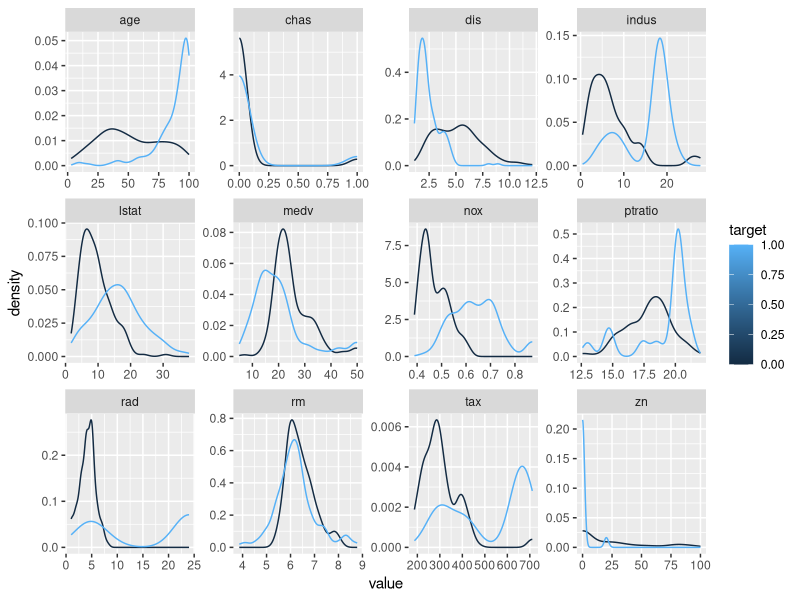
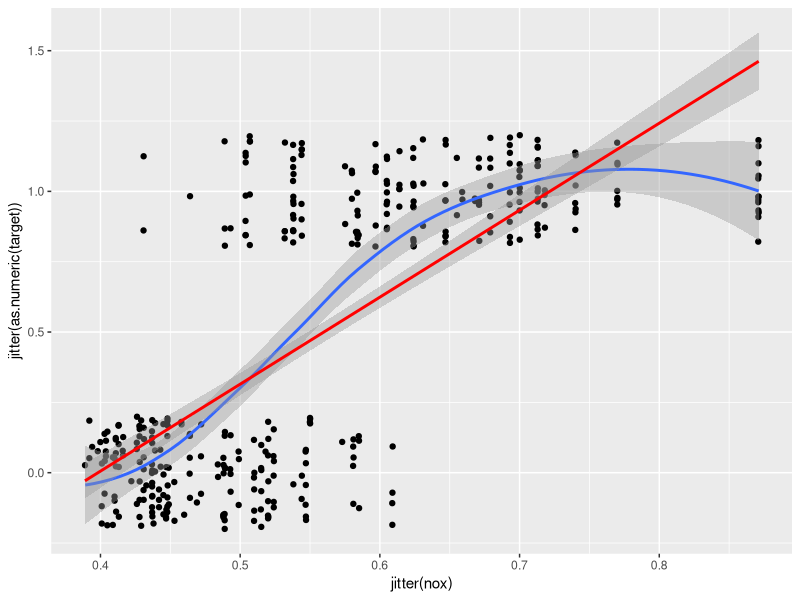
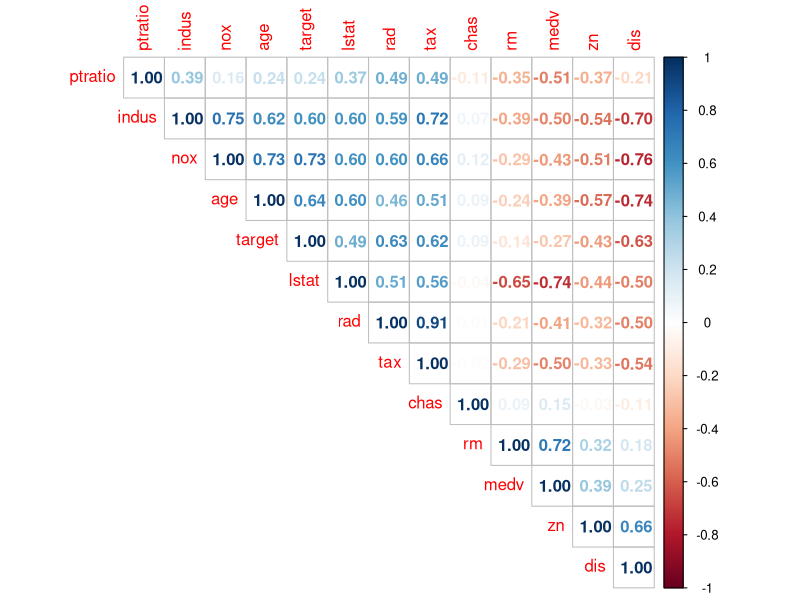

R code for these plots, in order:
## ---- chunk 1
knitr::opts_chunk$set(message=FALSE, warning=FALSE)

# Load libraries
library(caret)
library(corrplot)
library(dplyr)
library(ggplot2)
library(knitr)
library(MASS)
library(tidyr)
## ---- chunk 2
df <- read.csv('crime-training-data_modified.csv', stringsAsFactors=FALSE)

set.seed(1804)
train_ix <- createDataPartition(df$target, p=0.8, list=FALSE)
train <- df[train_ix, ]
test <- df[-train_ix, ]
rm(df)
## ---- chunk 3
train %>%
  gather(-target, key='variable', value='value') %>%
  ggplot(aes(x=value, group=target, color=target)) +
    facet_wrap(~ variable, scales='free') +
    geom_density()
## ---- chunk 4
ggplot(train, aes(x=jitter(nox), y=jitter(as.numeric(target)))) + 
  geom_point() + 
  geom_smooth() + 
  geom_smooth(method='lm', color='red')
## ---- chunk 5
corrplot(cor(train), type='upper', method='number', order='hclust')
## ---- chunk 6
calc_percentile <- function(x){
  trunc(rank(x)) / length(x)
}


## ---- chunk 7
calc_r2 <- function(model) {
  1 - model$deviance / model$null.deviance
}
## ---- chunk 8
m_0 <- glm(target ~ 1, train, family=binomial())
pred_0 <- factor(round(predict(m_0, train, type='response')), levels=c('0', '1'))
confusionMatrix(data=pred_0, reference=factor(train$target, levels=c('0', '1')))
## ---- chunk 9
m_1 <- glm(target ~ zn + indus + chas + nox + rm + age + dis + rad + tax + ptratio + lstat + medv, train, family=binomial())
pred_1 <- factor(round(predict(m_1, train, type='response')), levels=c('0', '1'))
calc_r2(m_1)
confusionMatrix(data=pred_1, reference=factor(train$target, levels=c('0', '1')))
## ---- chunk 10
m_2 <- stepAIC(m_1, trace=0, scope=list(upper = ~zn*indus*chas*nox*rm*age*dis*rad*tax*ptratio*lstat*medv, lower= ~1))
summary(m_2)
## ---- chunk 11
min(table(train$target)) / 15
## ---- chunk 12
m_2_p <- summary(m_2)$coefficients[,4] 
sort(p.adjust(m_2_p))
## ---- chunk 13
m_3 <- glm(target ~ rm:age + age + rad + age:medv + rm, train, family=binomial())
pred_3 <- factor(round(predict(m_3, train, type='response')), levels=c('0', '1'))
confusionMatrix(data=pred_3, reference=factor(train$target, levels=c('0', '1')))
calc_r2(m_3)
## ---- chunk 14
m_4 <- glm(target ~ rm:age + age + rad + age:medv + rm + tax + indus + 
             indus:tax + dis:tax + nox:age + zn + dis, train, family=binomial())
pred_4 <- factor(round(predict(m_4, train, type='response')), levels=c('0', '1'))
confusionMatrix(data=pred_4, reference=factor(train$target, levels=c('0', '1')))
calc_r2(m_4)
## ---- chunk 15
# Don't run until the very end
# confusionMatrix(data=predict(model, test), reference=test$target)
